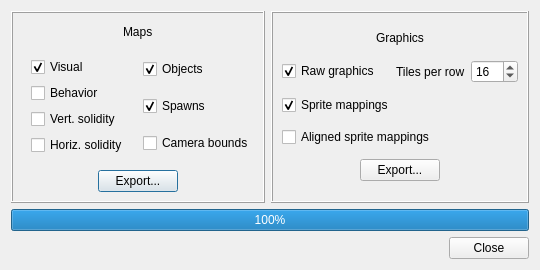
<?xml version="1.0" encoding="UTF-8"?>
<ui version="4.0">
 <class>GraphicsExportDialog</class>
 <widget class="QDialog" name="GraphicsExportDialog">
  <property name="geometry">
   <rect>
    <x>0</x>
    <y>0</y>
    <width>540</width>
    <height>210</height>
   </rect>
  </property>
  <property name="windowTitle">
   <string>Export Resources</string>
  </property>
  <layout class="QVBoxLayout" name="verticalLayout_5">
   <item>
    <layout class="QHBoxLayout" name="horizontalLayout_8">
     <item>
      <widget class="QFrame" name="frame">
       <property name="frameShape">
        <enum>QFrame::Box</enum>
       </property>
       <property name="frameShadow">
        <enum>QFrame::Raised</enum>
       </property>
       <layout class="QVBoxLayout" name="verticalLayout_3">
        <item>
         <layout class="QHBoxLayout" name="horizontalLayout">
          <item>
           <spacer name="horizontalSpacer">
            <property name="orientation">
             <enum>Qt::Horizontal</enum>
            </property>
            <property name="sizeHint" stdset="0">
             <size>
              <width>40</width>
              <height>20</height>
             </size>
            </property>
           </spacer>
          </item>
          <item>
           <widget class="QLabel" name="label">
            <property name="sizePolicy">
             <sizepolicy hsizetype="Preferred" vsizetype="Maximum">
              <horstretch>0</horstretch>
              <verstretch>0</verstretch>
             </sizepolicy>
            </property>
            <property name="text">
             <string>Maps</string>
            </property>
           </widget>
          </item>
          <item>
           <spacer name="horizontalSpacer_2">
            <property name="orientation">
             <enum>Qt::Horizontal</enum>
            </property>
            <property name="sizeHint" stdset="0">
             <size>
              <width>40</width>
              <height>20</height>
             </size>
            </property>
           </spacer>
          </item>
         </layout>
        </item>
        <item>
         <layout class="QHBoxLayout" name="horizontalLayout_3">
          <item>
           <widget class="QWidget" name="widget" native="true">
            <layout class="QVBoxLayout" name="verticalLayout">
             <item>
              <widget class="QCheckBox" name="levelVisualBox">
               <property name="text">
                <string>Visual</string>
               </property>
               <property name="checked">
                <bool>true</bool>
               </property>
              </widget>
             </item>
             <item>
              <widget class="QCheckBox" name="levelBehaviorBox">
               <property name="text">
                <string>Behavior</string>
               </property>
              </widget>
             </item>
             <item>
              <widget class="QCheckBox" name="levelVertSolidityBox">
               <property name="text">
                <string>Vert. solidity</string>
               </property>
              </widget>
             </item>
             <item>
              <widget class="QCheckBox" name="levelHorizSolidityBox">
               <property name="text">
                <string>Horiz. solidity</string>
               </property>
              </widget>
             </item>
            </layout>
           </widget>
          </item>
          <item>
           <layout class="QVBoxLayout" name="verticalLayout_2">
            <item>
             <widget class="QCheckBox" name="levelObjectsBox">
              <property name="text">
               <string>Objects</string>
              </property>
              <property name="checked">
               <bool>true</bool>
              </property>
             </widget>
            </item>
            <item>
             <widget class="QCheckBox" name="levelSpawnsBox">
              <property name="text">
               <string>Spawns</string>
              </property>
              <property name="checked">
               <bool>true</bool>
              </property>
             </widget>
            </item>
            <item>
             <widget class="QCheckBox" name="levelCameraBoundsBox">
              <property name="text">
               <string>Camera bounds</string>
              </property>
             </widget>
            </item>
           </layout>
          </item>
         </layout>
        </item>
        <item>
         <layout class="QHBoxLayout" name="horizontalLayout_2">
          <item>
           <spacer name="horizontalSpacer_3">
            <property name="orientation">
             <enum>Qt::Horizontal</enum>
            </property>
            <property name="sizeHint" stdset="0">
             <size>
              <width>40</width>
              <height>20</height>
             </size>
            </property>
           </spacer>
          </item>
          <item>
           <widget class="QPushButton" name="mapExportButton">
            <property name="text">
             <string>Export...</string>
            </property>
           </widget>
          </item>
          <item>
           <spacer name="horizontalSpacer_4">
            <property name="orientation">
             <enum>Qt::Horizontal</enum>
            </property>
            <property name="sizeHint" stdset="0">
             <size>
              <width>40</width>
              <height>20</height>
             </size>
            </property>
           </spacer>
          </item>
         </layout>
        </item>
       </layout>
      </widget>
     </item>
     <item>
      <widget class="QFrame" name="frame_2">
       <property name="frameShape">
        <enum>QFrame::Box</enum>
       </property>
       <property name="frameShadow">
        <enum>QFrame::Raised</enum>
       </property>
       <layout class="QVBoxLayout" name="verticalLayout_4">
        <item>
         <layout class="QHBoxLayout" name="horizontalLayout_4">
          <item>
           <spacer name="horizontalSpacer_5">
            <property name="orientation">
             <enum>Qt::Horizontal</enum>
            </property>
            <property name="sizeHint" stdset="0">
             <size>
              <width>40</width>
              <height>20</height>
             </size>
            </property>
           </spacer>
          </item>
          <item>
           <widget class="QLabel" name="label_2">
            <property name="sizePolicy">
             <sizepolicy hsizetype="Preferred" vsizetype="Maximum">
              <horstretch>0</horstretch>
              <verstretch>0</verstretch>
             </sizepolicy>
            </property>
            <property name="text">
             <string>Graphics</string>
            </property>
           </widget>
          </item>
          <item>
           <spacer name="horizontalSpacer_6">
            <property name="orientation">
             <enum>Qt::Horizontal</enum>
            </property>
            <property name="sizeHint" stdset="0">
             <size>
              <width>40</width>
              <height>20</height>
             </size>
            </property>
           </spacer>
          </item>
         </layout>
        </item>
        <item>
         <layout class="QHBoxLayout" name="horizontalLayout_6">
          <item>
           <widget class="QCheckBox" name="rawGraphicsBox">
            <property name="toolTip">
             <string>&lt;html&gt;&lt;head/&gt;&lt;body&gt;&lt;p&gt;Exports raw tile graphics.&lt;/p&gt;&lt;/body&gt;&lt;/html&gt;</string>
            </property>
            <property name="text">
             <string>Raw graphics</string>
            </property>
            <property name="checked">
             <bool>true</bool>
            </property>
           </widget>
          </item>
          <item>
           <spacer name="horizontalSpacer_9">
            <property name="orientation">
             <enum>Qt::Horizontal</enum>
            </property>
            <property name="sizeHint" stdset="0">
             <size>
              <width>40</width>
              <height>20</height>
             </size>
            </property>
           </spacer>
          </item>
          <item>
           <layout class="QHBoxLayout" name="horizontalLayout_5">
            <item>
             <widget class="QLabel" name="label_3">
              <property name="text">
               <string>Tiles per row</string>
              </property>
             </widget>
            </item>
            <item>
             <widget class="QSpinBox" name="tilesPerRowBox">
              <property name="minimum">
               <number>1</number>
              </property>
              <property name="maximum">
               <number>256</number>
              </property>
              <property name="value">
               <number>16</number>
              </property>
             </widget>
            </item>
           </layout>
          </item>
         </layout>
        </item>
        <item>
         <widget class="QCheckBox" name="spriteMappingsBox">
          <property name="toolTip">
           <string>&lt;html&gt;&lt;head/&gt;&lt;body&gt;&lt;p&gt;Exports sprite mappings at their native sizes.&lt;/p&gt;&lt;/body&gt;&lt;/html&gt;</string>
          </property>
          <property name="text">
           <string>Sprite mappings</string>
          </property>
          <property name="checked">
           <bool>true</bool>
          </property>
         </widget>
        </item>
        <item>
         <widget class="QCheckBox" name="alignedSpriteMappingsBox">
          <property name="toolTip">
           <string>&lt;html&gt;&lt;head/&gt;&lt;body&gt;&lt;p&gt;Exports all sprite mappings at a fixed width and height, with each sprite offset from the center of the exported graphic so that multiple frames can be easily be combined into an animation by cropping.&lt;/p&gt;&lt;/body&gt;&lt;/html&gt;</string>
          </property>
          <property name="text">
           <string>Aligned sprite mappings</string>
          </property>
         </widget>
        </item>
        <item>
         <layout class="QHBoxLayout" name="horizontalLayout_7">
          <item>
           <spacer name="horizontalSpacer_7">
            <property name="orientation">
             <enum>Qt::Horizontal</enum>
            </property>
            <property name="sizeHint" stdset="0">
             <size>
              <width>40</width>
              <height>20</height>
             </size>
            </property>
           </spacer>
          </item>
          <item>
           <widget class="QPushButton" name="graphicExportButton">
            <property name="text">
             <string>Export...</string>
            </property>
           </widget>
          </item>
          <item>
           <spacer name="horizontalSpacer_8">
            <property name="orientation">
             <enum>Qt::Horizontal</enum>
            </property>
            <property name="sizeHint" stdset="0">
             <size>
              <width>40</width>
              <height>20</height>
             </size>
            </property>
           </spacer>
          </item>
         </layout>
        </item>
       </layout>
      </widget>
     </item>
    </layout>
   </item>
   <item>
    <widget class="QProgressBar" name="progressBar">
     <property name="value">
      <number>100</number>
     </property>
    </widget>
   </item>
   <item>
    <widget class="QDialogButtonBox" name="buttonBox">
     <property name="orientation">
      <enum>Qt::Horizontal</enum>
     </property>
     <property name="standardButtons">
      <set>QDialogButtonBox::Close</set>
     </property>
    </widget>
   </item>
  </layout>
 </widget>
 <resources/>
 <connections>
  <connection>
   <sender>buttonBox</sender>
   <signal>accepted()</signal>
   <receiver>GraphicsExportDialog</receiver>
   <slot>accept()</slot>
   <hints>
    <hint type="sourcelabel">
     <x>248</x>
     <y>254</y>
    </hint>
    <hint type="destinationlabel">
     <x>157</x>
     <y>274</y>
    </hint>
   </hints>
  </connection>
  <connection>
   <sender>buttonBox</sender>
   <signal>rejected()</signal>
   <receiver>GraphicsExportDialog</receiver>
   <slot>reject()</slot>
   <hints>
    <hint type="sourcelabel">
     <x>316</x>
     <y>260</y>
    </hint>
    <hint type="destinationlabel">
     <x>286</x>
     <y>274</y>
    </hint>
   </hints>
  </connection>
 </connections>
</ui>
